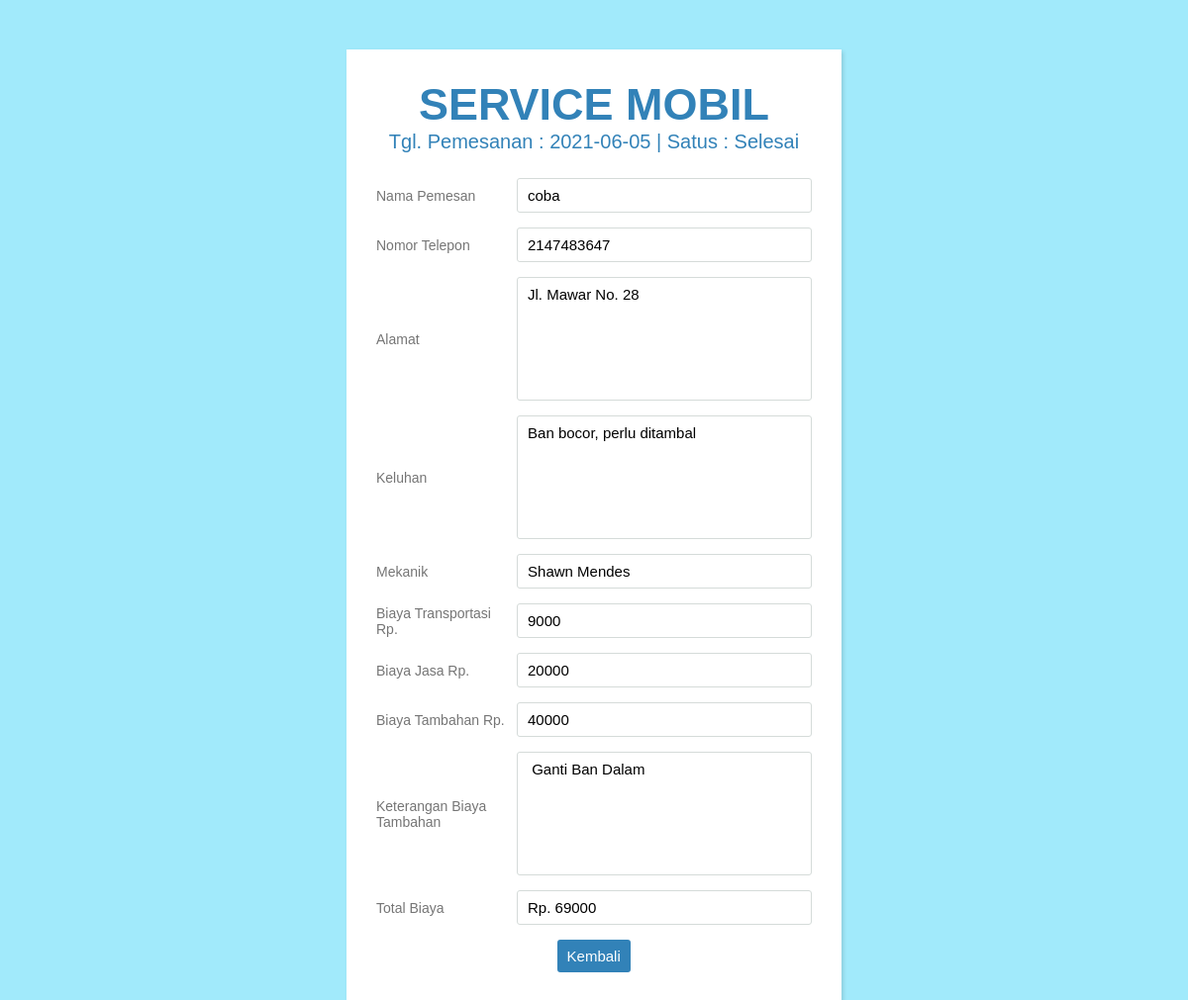
Screenshot of /aplikasiHarunKomputer/admin/detail.php?id=13 with the database file from the repository.
### tables this page shows
CREATE TABLE `pemesanan` (
  `id_pemesanan` int(11) NOT NULL,
  `jenis_jasa` varchar(100) NOT NULL,
  `id_user` int(11) NOT NULL,
  `tanggal_pemesanan` date NOT NULL,
  `nama_pemesan` varchar(100) NOT NULL,
  `telepon_pemesan` int(15) NOT NULL,
  `alamat_pemesan` varchar(100) NOT NULL,
  `keluhan_pemesan` varchar(500) NOT NULL,
  `biaya_transport` int(11) NOT NULL,
  `biaya_jasa` int(100) NOT NULL,
  `biaya_tambahan` int(100) NOT NULL,
  `total_biaya` int(100) NOT NULL,
  `keterangan` varchar(1000) NOT NULL,
  `mekanik` varchar(1000) NOT NULL,
  `status_pemesanan` varchar(100) NOT NULL DEFAULT 'Pesanan Diterima'
);

### aplikasiHarunKomputer/admin/detail.php (the view, shortened to what this page needs)
<?php
$id_pemesanan = $_GET['id'];
$koneksi = new mysqli("localhost","root","","erepair");
?>
<!DOCTYPE html>
<html>
<head>
	<link rel="stylesheet" type="text/css" href="css/detail.css">
</head>
<body>
         <?php
             $ambil = $koneksi->query("SELECT * FROM pemesanan WHERE id_pemesanan='$id_pemesanan'");
             $pecah = $ambil->fetch_assoc();
          ?>
    <div class="wrapper">
       <form method="post">
        <div class="title">
        <h2><?php echo $pecah['jenis_jasa'];?></h2>
        <p>Tgl. Pemesanan : <?php echo $pecah['tanggal_pemesanan'];?> | Satus : <?php echo $pecah['status_pemesanan'];?></p>
        </div>
        <div class="form">
           <div class="inputfield">
              <label>Nama Pemesan</label>
              <input type="text" class="input"  readonly value="<?php echo $pecah['nama_pemesan'];?>" >
           </div>
          <div class="inputfield">
              <label>Nomor Telepon</label>
              <input type="number" class="input" readonly value="<?php echo $pecah['telepon_pemesan'];?>" >
           </div>
          <div class="inputfield">
              <label>Alamat</label>
              <textarea class="textarea" readonly><?php echo $pecah['alamat_pemesan'];?></textarea>
           </div>
           <div class="inputfield">
            <label>Keluhan</label>
            <textarea class="textarea" readonly><?php echo $pecah['keluhan_pemesan'];?></textarea>
         </div>
         <div class="inputfield">
            <label>Mekanik</label>
            <input type="text" name="mekanik"  readonly value="<?php echo $pecah['mekanik'];?>" class="input">
         </div>
         <div class="inputfield">
            <label>Biaya Transportasi Rp.</label>
            <input type="number" name="biayatransport" readonly value="<?php echo $pecah['biaya_transport'];?>" class="input">
         </div>
          <div class="inputfield">
              <label>Biaya Jasa Rp.</label>
              <input type="number" class="input" name="biayajasa"  readonly value="<?php echo $pecah['biaya_jasa'];?>">
           </div>
           <div class="inputfield">
              <label>Biaya Tambahan Rp.</label>
              <input type="number" class="input" name="biayatambahan" readonly value="<?php echo $pecah['biaya_tambahan'];?>">
           </div>
           <div class="inputfield">
            <label>Keterangan Biaya Tambahan</label>
            <textarea type="text" class="textarea" readonly><?php echo $pecah['keterangan'];?> </textarea>
         </div>
         <div class="inputfield">
            <label>Total Biaya</label>
            <input type="text"readonly value="Rp. <?php echo $pecah['total_biaya'];?>" class="input">
         </div>
          <div class="btn" href="daftarpemesanan.php">
          <a href="daftarpemesanan.php">Kembali</a>
          </div>
        </div>
        </form>
    </div>
</body>
</html>

### aplikasiHarunKomputer/admin/css/detail.css (style rules this page uses)
* { margin: 0; padding: 0; box-sizing: border-box; font-family: 'Montserrat', sans-serif; }
body { background: #a1eafb; padding: 0 10px; }
.wrapper { max-width: 500px; width: 100%; background: #fff; margin: 50px auto; box-shadow: 2px 2px 4px rgba(0,0,0,0.125); padding: 30px; }
.wrapper .title { font-size: 30px; font-weight: 700; margin-bottom: 25px; color: #3282b8; text-transform: uppercase; text-align: center; }
.wrapper .title p { font-size: 20px; font-weight: 400; margin-bottom: 25px; color: #3282b8; text-transform: capitalize; text-align: center; }
.wrapper .form { width: 100%; }
.wrapper .form .inputfield { margin-bottom: 15px; display: flex; align-items: center; }
.wrapper .form .inputfield label { width: 200px; color: #757575; margin-right: 10px; font-size: 14px; }
.wrapper .form .inputfield .input, .wrapper .form .inputfield .textarea { width: 100%; outline: none; border: 1px solid #d5dbd9; font-size: 15px; padding: 8px 10px; border-radius: 3px; transition: all 0.3s ease; }
.wrapper .form .inputfield .textarea { width: 100%; height: 125px; resize: none; }
.wrapper .btn { width: 17%; padding: 8px 10px; font-size: 15px; border: 0px; background: #3282b8; color: #fff; cursor: pointer; border-radius: 3px; outline: none; margin:auto; align-content: center; }
.wrapper .btn a { text-align: center; color: white; margin: auto; text-decoration: none; }

### rows the page displays
pemesanan: jenis_jasa "SERVICE MOBIL", tanggal_pemesanan "2021-06-05", status_pemesanan "Selesai", nama_pemesan "coba", telepon_pemesan "2147483647", alamat_pemesan "Jl. Mawar No. 28", keluhan_pemesan "Ban bocor, perlu ditambal", mekanik "Shawn Mendes", biayatransport "9000", biayajasa "20000", biayatambahan "40000", keterangan "Ganti Ban Dalam", total_biaya "Rp. 69000"
